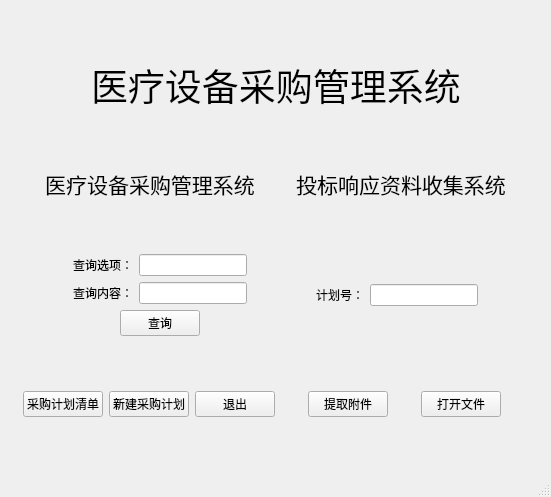
<?xml version="1.0" encoding="UTF-8"?>
<ui version="4.0">
 <class>MainWindow</class>
 <widget class="QMainWindow" name="MainWindow">
  <property name="geometry">
   <rect>
    <x>0</x>
    <y>0</y>
    <width>551</width>
    <height>497</height>
   </rect>
  </property>
  <property name="windowTitle">
   <string>管理系统</string>
  </property>
  <widget class="QWidget" name="centralwidget">
   <layout class="QVBoxLayout" name="verticalLayout_5">
    <item>
     <spacer name="verticalSpacer">
      <property name="orientation">
       <enum>Qt::Vertical</enum>
      </property>
      <property name="sizeHint" stdset="0">
       <size>
        <width>20</width>
        <height>40</height>
       </size>
      </property>
     </spacer>
    </item>
    <item>
     <layout class="QVBoxLayout" name="verticalLayout">
      <item>
       <layout class="QHBoxLayout" name="horizontalLayout">
        <item>
         <spacer name="horizontalSpacer">
          <property name="orientation">
           <enum>Qt::Horizontal</enum>
          </property>
          <property name="sizeHint" stdset="0">
           <size>
            <width>40</width>
            <height>20</height>
           </size>
          </property>
         </spacer>
        </item>
        <item>
         <widget class="QLabel" name="label">
          <property name="text">
           <string>&lt;html&gt;&lt;head/&gt;&lt;body&gt;&lt;p&gt;&lt;span style=&quot; font-size:28pt;&quot;&gt;医疗设备采购管理系统&lt;/span&gt;&lt;/p&gt;&lt;/body&gt;&lt;/html&gt;</string>
          </property>
         </widget>
        </item>
        <item>
         <spacer name="horizontalSpacer_2">
          <property name="orientation">
           <enum>Qt::Horizontal</enum>
          </property>
          <property name="sizeHint" stdset="0">
           <size>
            <width>40</width>
            <height>20</height>
           </size>
          </property>
         </spacer>
        </item>
       </layout>
      </item>
     </layout>
    </item>
    <item>
     <spacer name="verticalSpacer_2">
      <property name="orientation">
       <enum>Qt::Vertical</enum>
      </property>
      <property name="sizeHint" stdset="0">
       <size>
        <width>20</width>
        <height>40</height>
       </size>
      </property>
     </spacer>
    </item>
    <item>
     <layout class="QHBoxLayout" name="horizontalLayout_2">
      <item>
       <spacer name="horizontalSpacer_10">
        <property name="orientation">
         <enum>Qt::Horizontal</enum>
        </property>
        <property name="sizeHint" stdset="0">
         <size>
          <width>40</width>
          <height>20</height>
         </size>
        </property>
       </spacer>
      </item>
      <item>
       <widget class="QLabel" name="label_2">
        <property name="text">
         <string>&lt;html&gt;&lt;head/&gt;&lt;body&gt;&lt;p align=&quot;center&quot;&gt;&lt;span style=&quot; font-size:16pt;&quot;&gt;医疗设备采购管理系统&lt;/span&gt;&lt;/p&gt;&lt;/body&gt;&lt;/html&gt;</string>
        </property>
       </widget>
      </item>
      <item>
       <spacer name="horizontalSpacer_9">
        <property name="orientation">
         <enum>Qt::Horizontal</enum>
        </property>
        <property name="sizeHint" stdset="0">
         <size>
          <width>40</width>
          <height>20</height>
         </size>
        </property>
       </spacer>
      </item>
      <item>
       <widget class="QLabel" name="label_3">
        <property name="text">
         <string>&lt;html&gt;&lt;head/&gt;&lt;body&gt;&lt;p align=&quot;center&quot;&gt;&lt;span style=&quot; font-size:16pt;&quot;&gt;投标响应资料收集系统&lt;/span&gt;&lt;/p&gt;&lt;/body&gt;&lt;/html&gt;</string>
        </property>
       </widget>
      </item>
      <item>
       <spacer name="horizontalSpacer_13">
        <property name="orientation">
         <enum>Qt::Horizontal</enum>
        </property>
        <property name="sizeHint" stdset="0">
         <size>
          <width>40</width>
          <height>20</height>
         </size>
        </property>
       </spacer>
      </item>
     </layout>
    </item>
    <item>
     <spacer name="verticalSpacer_3">
      <property name="orientation">
       <enum>Qt::Vertical</enum>
      </property>
      <property name="sizeHint" stdset="0">
       <size>
        <width>20</width>
        <height>40</height>
       </size>
      </property>
     </spacer>
    </item>
    <item>
     <layout class="QHBoxLayout" name="horizontalLayout_7">
      <item>
       <spacer name="horizontalSpacer_5">
        <property name="orientation">
         <enum>Qt::Horizontal</enum>
        </property>
        <property name="sizeHint" stdset="0">
         <size>
          <width>40</width>
          <height>20</height>
         </size>
        </property>
       </spacer>
      </item>
      <item>
       <layout class="QVBoxLayout" name="verticalLayout_4">
        <item>
         <layout class="QVBoxLayout" name="verticalLayout_3">
          <item>
           <layout class="QHBoxLayout" name="horizontalLayout_3">
            <item>
             <widget class="QLabel" name="label_4">
              <property name="text">
               <string>查询选项：</string>
              </property>
             </widget>
            </item>
            <item>
             <widget class="QLineEdit" name="Edit_option"/>
            </item>
           </layout>
          </item>
          <item>
           <layout class="QHBoxLayout" name="horizontalLayout_4">
            <item>
             <widget class="QLabel" name="label_5">
              <property name="text">
               <string>查询内容：</string>
              </property>
             </widget>
            </item>
            <item>
             <widget class="QLineEdit" name="Edit_content"/>
            </item>
           </layout>
          </item>
         </layout>
        </item>
        <item>
         <layout class="QHBoxLayout" name="horizontalLayout_5">
          <item>
           <spacer name="horizontalSpacer_3">
            <property name="orientation">
             <enum>Qt::Horizontal</enum>
            </property>
            <property name="sizeHint" stdset="0">
             <size>
              <width>40</width>
              <height>20</height>
             </size>
            </property>
           </spacer>
          </item>
          <item>
           <widget class="QPushButton" name="Button_select">
            <property name="text">
             <string>查询</string>
            </property>
           </widget>
          </item>
          <item>
           <spacer name="horizontalSpacer_4">
            <property name="orientation">
             <enum>Qt::Horizontal</enum>
            </property>
            <property name="sizeHint" stdset="0">
             <size>
              <width>40</width>
              <height>20</height>
             </size>
            </property>
           </spacer>
          </item>
         </layout>
        </item>
       </layout>
      </item>
      <item>
       <spacer name="horizontalSpacer_7">
        <property name="orientation">
         <enum>Qt::Horizontal</enum>
        </property>
        <property name="sizeHint" stdset="0">
         <size>
          <width>40</width>
          <height>20</height>
         </size>
        </property>
       </spacer>
      </item>
      <item>
       <layout class="QHBoxLayout" name="horizontalLayout_6">
        <item>
         <widget class="QLabel" name="label_6">
          <property name="text">
           <string>计划号：</string>
          </property>
         </widget>
        </item>
        <item>
         <widget class="QLineEdit" name="Edit_plan_num"/>
        </item>
       </layout>
      </item>
      <item>
       <spacer name="horizontalSpacer_6">
        <property name="orientation">
         <enum>Qt::Horizontal</enum>
        </property>
        <property name="sizeHint" stdset="0">
         <size>
          <width>40</width>
          <height>20</height>
         </size>
        </property>
       </spacer>
      </item>
     </layout>
    </item>
    <item>
     <spacer name="verticalSpacer_4">
      <property name="orientation">
       <enum>Qt::Vertical</enum>
      </property>
      <property name="sizeHint" stdset="0">
       <size>
        <width>20</width>
        <height>40</height>
       </size>
      </property>
     </spacer>
    </item>
    <item>
     <layout class="QHBoxLayout" name="horizontalLayout_10">
      <item>
       <spacer name="horizontalSpacer_8">
        <property name="orientation">
         <enum>Qt::Horizontal</enum>
        </property>
        <property name="sizeHint" stdset="0">
         <size>
          <width>40</width>
          <height>20</height>
         </size>
        </property>
       </spacer>
      </item>
      <item>
       <layout class="QHBoxLayout" name="horizontalLayout_8">
        <item>
         <widget class="QPushButton" name="pushButton">
          <property name="text">
           <string>采购计划清单</string>
          </property>
         </widget>
        </item>
        <item>
         <widget class="QPushButton" name="Button_newpurchase">
          <property name="text">
           <string>新建采购计划</string>
          </property>
         </widget>
        </item>
        <item>
         <widget class="QPushButton" name="exit_Button">
          <property name="text">
           <string>退出</string>
          </property>
         </widget>
        </item>
       </layout>
      </item>
      <item>
       <spacer name="horizontalSpacer_15">
        <property name="orientation">
         <enum>Qt::Horizontal</enum>
        </property>
        <property name="sizeHint" stdset="0">
         <size>
          <width>40</width>
          <height>20</height>
         </size>
        </property>
       </spacer>
      </item>
      <item>
       <spacer name="horizontalSpacer_12">
        <property name="orientation">
         <enum>Qt::Horizontal</enum>
        </property>
        <property name="sizeHint" stdset="0">
         <size>
          <width>40</width>
          <height>20</height>
         </size>
        </property>
       </spacer>
      </item>
      <item>
       <layout class="QHBoxLayout" name="horizontalLayout_9">
        <item>
         <widget class="QPushButton" name="Button_extract_att">
          <property name="text">
           <string>提取附件</string>
          </property>
         </widget>
        </item>
        <item>
         <spacer name="horizontalSpacer_14">
          <property name="orientation">
           <enum>Qt::Horizontal</enum>
          </property>
          <property name="sizeHint" stdset="0">
           <size>
            <width>40</width>
            <height>20</height>
           </size>
          </property>
         </spacer>
        </item>
        <item>
         <widget class="QPushButton" name="Button_open_file">
          <property name="text">
           <string>打开文件</string>
          </property>
         </widget>
        </item>
        <item>
         <spacer name="horizontalSpacer_16">
          <property name="orientation">
           <enum>Qt::Horizontal</enum>
          </property>
          <property name="sizeHint" stdset="0">
           <size>
            <width>40</width>
            <height>20</height>
           </size>
          </property>
         </spacer>
        </item>
       </layout>
      </item>
      <item>
       <spacer name="horizontalSpacer_11">
        <property name="orientation">
         <enum>Qt::Horizontal</enum>
        </property>
        <property name="sizeHint" stdset="0">
         <size>
          <width>40</width>
          <height>20</height>
         </size>
        </property>
       </spacer>
      </item>
     </layout>
    </item>
    <item>
     <spacer name="verticalSpacer_5">
      <property name="orientation">
       <enum>Qt::Vertical</enum>
      </property>
      <property name="sizeHint" stdset="0">
       <size>
        <width>20</width>
        <height>40</height>
       </size>
      </property>
     </spacer>
    </item>
   </layout>
  </widget>
  <widget class="QMenuBar" name="menubar">
   <property name="geometry">
    <rect>
     <x>0</x>
     <y>0</y>
     <width>551</width>
     <height>22</height>
    </rect>
   </property>
  </widget>
  <widget class="QStatusBar" name="statusbar"/>
 </widget>
 <resources/>
 <connections/>
</ui>
